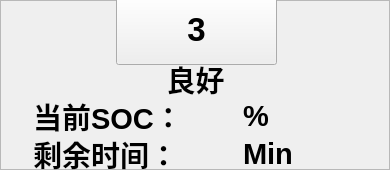
   <widget class="QFrame" name="frame_26">
    <property name="geometry">
     <rect>
      <x>11</x>
      <y>680</y>
      <width>390</width>
      <height>170</height>
     </rect>
    </property>
    <property name="styleSheet">
     <string notr="true">background-image: url(:/background/qrc/background/frame_white.png);</string>
    </property>
    <property name="frameShape">
     <enum>QFrame::StyledPanel</enum>
    </property>
    <property name="frameShadow">
     <enum>QFrame::Raised</enum>
    </property>
    <widget class="QFrame" name="frame_27">
     <property name="geometry">
      <rect>
       <x>23</x>
       <y>124</y>
       <width>381</width>
       <height>60</height>
      </rect>
     </property>
     <property name="font">
      <font>
       <pointsize>8</pointsize>
      </font>
     </property>
     <property name="styleSheet">
      <string notr="true">background-image: url(:/background/qrc/background/mainlab_phonenum.png);</string>
     </property>
     <property name="frameShape">
      <enum>QFrame::NoFrame</enum>
     </property>
     <property name="frameShadow">
      <enum>QFrame::Raised</enum>
     </property>
     <widget class="QLabel" name="label_37">
      <property name="geometry">
       <rect>
        <x>10</x>
        <y>10</y>
        <width>141</width>
        <height>40</height>
       </rect>
      </property>
      <property name="font">
       <font>
        <pointsize>22</pointsize>
        <weight>75</weight>
        <bold>true</bold>
       </font>
      </property>
      <property name="styleSheet">
       <string notr="true">background-image: url(:/background/qrc/background/frame_white.png);</string>
      </property>
      <property name="text">
       <string>剩余时间：</string>
      </property>
     </widget>
     <widget class="QLabel" name="label_38">
      <property name="geometry">
       <rect>
        <x>220</x>
        <y>10</y>
        <width>51</width>
        <height>40</height>
       </rect>
      </property>
      <property name="font">
       <font>
        <pointsize>22</pointsize>
        <weight>75</weight>
        <bold>true</bold>
       </font>
      </property>
      <property name="styleSheet">
       <string notr="true">background-image: url(:/background/qrc/background/frame_white.png);</string>
      </property>
      <property name="text">
       <string>Min</string>
      </property>
      <property name="alignment">
       <set>Qt::AlignLeading|Qt::AlignLeft|Qt::AlignVCenter</set>
      </property>
     </widget>
     <widget class="QLabel" name="left_time_min_8">
      <property name="geometry">
       <rect>
        <x>150</x>
        <y>10</y>
        <width>61</width>
        <height>40</height>
       </rect>
      </property>
      <property name="font">
       <font>
        <pointsize>22</pointsize>
        <weight>75</weight>
        <bold>true</bold>
       </font>
      </property>
      <property name="styleSheet">
       <string notr="true">background-image: url(:/background/qrc/background/frame_white.png);</string>
      </property>
      <property name="text">
       <string/>
      </property>
      <property name="alignment">
       <set>Qt::AlignLeading|Qt::AlignLeft|Qt::AlignVCenter</set>
      </property>
     </widget>
    </widget>
    <widget class="QFrame" name="frame_28">
     <property name="geometry">
      <rect>
       <x>23</x>
       <y>86</y>
       <width>381</width>
       <height>61</height>
      </rect>
     </property>
     <property name="font">
      <font>
       <pointsize>8</pointsize>
      </font>
     </property>
     <property name="styleSheet">
      <string notr="true">background-image: url(:/background/qrc/background/mainlab_phonenum.png);</string>
     </property>
     <property name="frameShape">
      <enum>QFrame::NoFrame</enum>
     </property>
     <property name="frameShadow">
      <enum>QFrame::Raised</enum>
     </property>
     <widget class="QLabel" name="label_39">
      <property name="geometry">
       <rect>
        <x>220</x>
        <y>10</y>
        <width>51</width>
        <height>40</height>
       </rect>
      </property>
      <property name="font">
       <font>
        <pointsize>22</pointsize>
        <weight>75</weight>
        <bold>true</bold>
       </font>
      </property>
      <property name="styleSheet">
       <string notr="true">background-image: url(:/background/qrc/background/frame_white.png);</string>
      </property>
      <property name="text">
       <string>%</string>
      </property>
      <property name="alignment">
       <set>Qt::AlignLeading|Qt::AlignLeft|Qt::AlignVCenter</set>
      </property>
     </widget>
     <widget class="QLabel" name="label_40">
      <property name="geometry">
       <rect>
        <x>10</x>
        <y>10</y>
        <width>141</width>
        <height>40</height>
       </rect>
      </property>
      <property name="font">
       <font>
        <pointsize>22</pointsize>
        <weight>75</weight>
        <bold>true</bold>
       </font>
      </property>
      <property name="styleSheet">
       <string notr="true">background-image: url(:/background/qrc/background/frame_white.png);</string>
      </property>
      <property name="text">
       <string>当前SOC：</string>
      </property>
     </widget>
     <widget class="QLabel" name="cur_soc_8">
      <property name="geometry">
       <rect>
        <x>150</x>
        <y>10</y>
        <width>61</width>
        <height>40</height>
       </rect>
      </property>
      <property name="font">
       <font>
        <pointsize>22</pointsize>
        <weight>75</weight>
        <bold>true</bold>
       </font>
      </property>
      <property name="styleSheet">
       <string notr="true">background-image: url(:/background/qrc/background/frame_white.png);</string>
      </property>
      <property name="text">
       <string/>
      </property>
      <property name="alignment">
       <set>Qt::AlignLeading|Qt::AlignLeft|Qt::AlignVCenter</set>
      </property>
     </widget>
    </widget>
    <widget class="QLabel" name="label_state_8">
     <property name="geometry">
      <rect>
       <x>10</x>
       <y>59</y>
       <width>371</width>
       <height>40</height>
      </rect>
     </property>
     <property name="font">
      <font>
       <pointsize>22</pointsize>
       <weight>75</weight>
       <bold>true</bold>
      </font>
     </property>
     <property name="styleSheet">
      <string notr="true">background-image: url(:/background/qrc/background/frame_white.png);</string>
     </property>
     <property name="text">
      <string>良好</string>
     </property>
     <property name="alignment">
      <set>Qt::AlignCenter</set>
     </property>
    </widget>
    <widget class="QPushButton" name="pbtn_8">
     <property name="geometry">
      <rect>
       <x>116</x>
       <y>-6</y>
       <width>161</width>
       <height>71</height>
      </rect>
     </property>
     <property name="font">
      <font>
       <pointsize>25</pointsize>
       <weight>75</weight>
       <bold>true</bold>
      </font>
     </property>
     <property name="focusPolicy">
      <enum>Qt::NoFocus</enum>
     </property>
     <property name="styleSheet">
      <string notr="true">border-image: url(:/btn/qrc/PICS/main_2.png);</string>
     </property>
     <property name="text">
      <string>3</string>
     </property>
    </widget>
   </widget>
